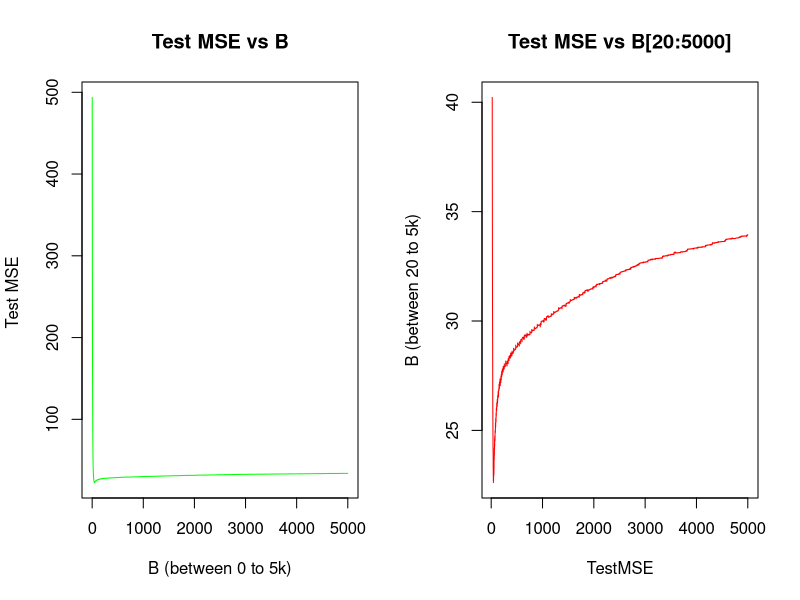

This chart was generated by the following R code:


# -------------------TASK 3:-  Plot the test MSE --------------

#Plot the test MSE for a fixed value of η as a function of B ∈ [1,B0]
#(the number of trees) for as large B0 as possible.
#Do you observe overfitting? Include the plot and answer in your report.
#Splitting the data 
library(MASS)
attach(Boston)
#load data
Boston.X <- data.frame(lstat,rm)
# giving 50% test size here
Test_data_Size = nrow(Boston.X) /2
# random size
set.seed(1811)
#---------SPLITTING THE DATA INTO TRAIN ANS TEST SPLIT---------------------
#first will take test data and we will exclude test data from training 
Test_Data_Index <- sample(seq_len(nrow(Boston.X)),size = Test_data_Size)
#splitting into lstat and rm
TrainX <- Boston.X[-Test_Data_Index,] #excluding test data
Trainy <- medv[-Test_Data_Index]
TestX <- Boston.X[Test_Data_Index,]
Testy <- medv[Test_Data_Index]
#---------------------------------PART:-2 FINDING MSE FOR LSTAT WITH GRAPH------------------------------------------
# as per mentioned in DS algoritm:- 
#A decision stump is specified by its attribute (lstat or rm) and the threshold s.
#(Consider, e.g., s = 1.8, 1.9, . . . , 37.9 in the case of lstat and s = 3.6, 3.7, . . . , 8.7 in the case of rm.) 
#The training RSS of a decision stump (lstat, s) is

#Finding the best split for lstat and rm here

s.lstat<-seq(1.08, 37.9, by=0.1)
s.rm<-seq(3.6, 8.7, by=0.1)

#------------ assigning values of n=0.01 -----------------
Learning_Rate = 0.1
B=1
#----------------------------LSTAT
test.pred <- matrix(0,1,length(Testy))
Test.MSE <- c()
while (B<5001) {

  RSS.lstat <- c() 
  s.lstat.LT.avg <- c()
  s.lstat.GT.avg <- c()
  for (i in 1:length(s.lstat)) {
    s.lstat.LT <- sum(Trainy[TrainX$lstat < s.lstat[i]])
    div.LT <- sum(TrainX$lstat < s.lstat[i])
    div.GT <-sum(TrainX$lstat >= s.lstat[i])
    s.lstat.GT <- sum(Trainy[TrainX$lstat >= s.lstat[i]])
    sum(Trainy[TrainX$lstat < s.lstat[i]])/sum(TrainX$lstat < s.lstat[i])
    s.lstat.LT.avg[i] <- s.lstat.LT/div.LT
    s.lstat.GT.avg[i] <- s.lstat.GT/div.GT
    RSS.lstat[i] <- sum((Trainy[TrainX$lstat < s.lstat[i]]-s.lstat.LT.avg[i])^2) + sum((Trainy[TrainX$lstat >= s.lstat[i]]-s.lstat.GT.avg[i])^2)
  }
  minimum.lstat <- min(RSS.lstat)
  #---------------------------- RM---------------------------
  RSS.rm <- c() 
  s.rm.LT.avg  <- c()
  s.rm.GT.avg <- c()
  
  for (i in 1:length(s.rm)) {
    s.rm.LT <- sum(Trainy[TrainX$rm < s.rm[i]])
    div.LT <- sum(TrainX$rm < s.rm[i])
    div.GT <-sum(TrainX$rm >= s.rm[i])
    s.rm.GT <- sum(Trainy[TrainX$rm >= s.rm[i]])
    sum(Trainy[TrainX$rm < s.rm[i]])/sum(TrainX$rm < s.rm[i])
    s.rm.LT.avg[i] <- s.rm.LT/div.LT
    s.rm.GT.avg[i] <- s.rm.GT/div.GT
    RSS.rm[i] <- sum((Trainy[TrainX$rm < s.rm[i]]-s.rm.LT.avg[i])^2) + sum((Trainy[TrainX$rm >= s.rm[i]]-s.rm.GT.avg[i])^2)
  }
  #---------------------------------ABOVE PART WE ALREADY DID IN TASK 1---------------------------------
  
  minimum.rm <- min(RSS.rm) # ASSIGNING MINIMUM VALUE TO RM
  # IF min of rm is less than lstat then
  if (minimum.rm<minimum.lstat){
    split <- min(s.rm[RSS.rm==min(RSS.rm)])
    formulaLT.lstat<-min(s.rm.LT.avg [RSS.rm==min(RSS.rm)])
    formulaGT.lstat<-min(Learning_Rate * s.rm.GT.avg[RSS.rm==min(RSS.rm)])
    for (i in 1:nrow(TrainX)){
      if  (TrainX$rm[i] < split){
        Trainy[i] <- Trainy[i] - Learning_Rate * formulaLT.lstat
      }
      else{
        Trainy[i] <- Trainy[i] - formulaGT.lstat 
      }
      
    } 
    
    for (j in 1:length(test.pred)){
      if (TestX$rm[j] < split){
        test.pred[j] <- test.pred[j] + Learning_Rate * formulaLT.lstat
      }
      else{
        test.pred[j] <- test.pred[j] + formulaGT.lstat
      }
    }
  }
  else{
    split <- min(s.lstat[RSS.lstat==min(RSS.lstat)])
    formula.lstat.lt=min(s.lstat.LT.avg[RSS.lstat==min(RSS.lstat)])
    formula.lstat.gt=min(s.lstat.GT.avg[RSS.lstat==min(RSS.lstat)])
    for (i in 1:nrow(TrainX)){
      if  (TrainX$lstat[i] < split){
        Trainy[i] <- Trainy[i] - Learning_Rate *formula.lstat.lt
      }
      else{
        Trainy[i] <- Trainy[i] - Learning_Rate * formula.lstat.gt
      }
      
    }
    
    for (j in 1:length(test.pred)){
      if (TestX$lstat[j] < split){
        test.pred[j] <- test.pred[j] + Learning_Rate * formula.lstat.lt
      }
      else{
        test.pred[j] <- test.pred[j] + Learning_Rate * formula.lstat.gt
      }
    }
  }
  Test.MSE[B] <- sum((Testy-test.pred)^2)/length(Testy)
  Test.MSE[B]
  B = B + 1
  
}

par(mfrow=c(1,2))
#plot(s.rm,RSS.rm, type="l",main="RSS with split of rm",xlab="split with RM",ylab="",col="green")
plot(1:5000,Test.MSE,type="l",main="Test MSE vs B", xlab="B (between 0 to 5k)", ylab="Test MSE ",col="green", lty = 1:2, cex = 0.8)
plot(20:5000,Test.MSE[20:5000],type="l",main="Test MSE vs B[20:5000]", xlab="TestMSE", ylab="B (between 20 to 5k)",col="Red", lty = 1:2, cex = 0.8)


